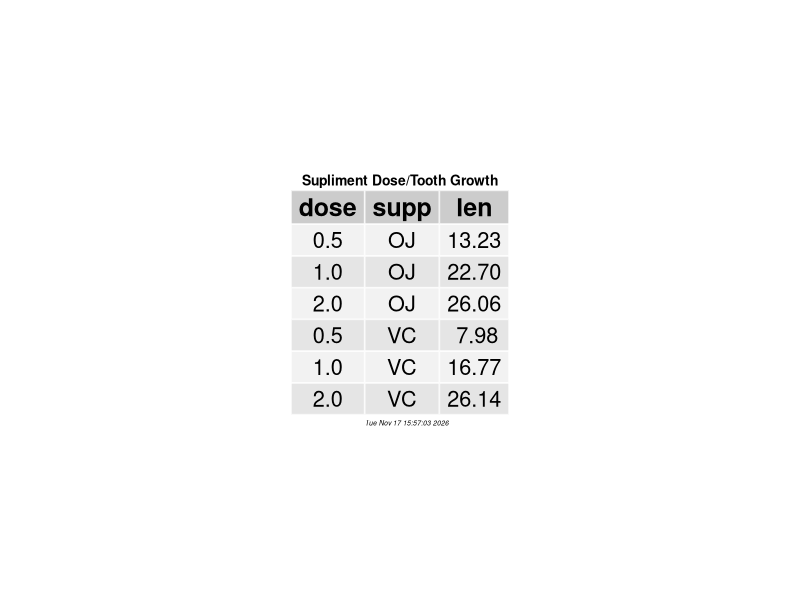
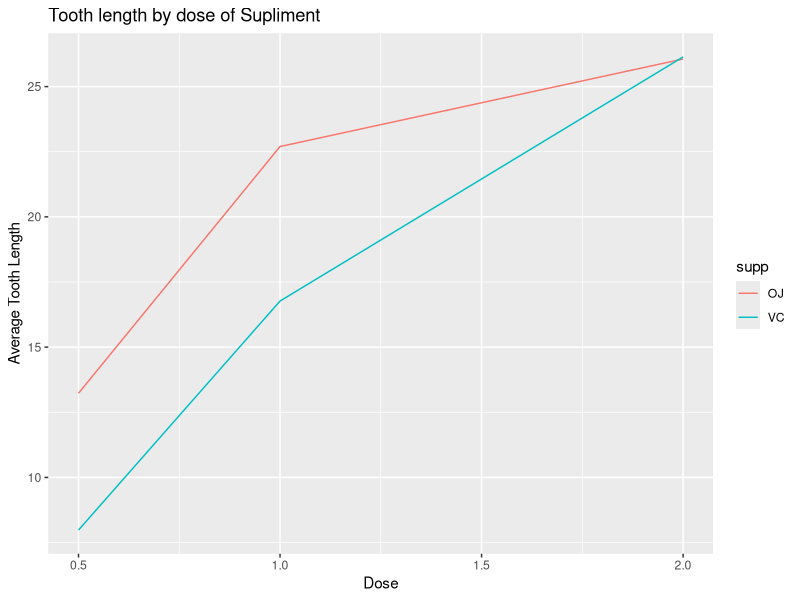

Recreate these plots in R, in order. (Note: this script raises an error after producing the figures.)
## ---- chunk 1
suppressWarnings(suppressMessages(library(knitr)))
## ---- chunk 2
suppressWarnings(suppressMessages(library(ggplot2)))
suppressWarnings(suppressMessages(library(datasets)))
suppressWarnings(suppressMessages(library(gridExtra)))
suppressWarnings(suppressMessages(library(grid)))
suppressWarnings(suppressMessages(library(gtable)))

## ---- chunk 3
data(ToothGrowth)
toothGrowth <- ToothGrowth 
toothGrowth$dose <- as.numeric(toothGrowth$dose) # convert to factor
toothGrowth$len <- as.numeric(toothGrowth$len)
## ---- chunk 4
str(toothGrowth)
summary(toothGrowth)
head(toothGrowth)
## ---- chunk 5
ATG <- aggregate(len~dose+supp,toothGrowth,mean)

  mytheme <- gridExtra::ttheme_default(
      core = list(fg_params=list(cex = 1.3)),
      colhead = list(fg_params=list(cex = 1.5)),
      rowhead = list(fg_params=list(cex = .5)))
  
  table <- gridExtra::tableGrob(ATG, theme = mytheme,rows = NULL)
  title <- textGrob("Supliment Dose/Tooth Growth",gp=gpar(fontsize=10,fontface="bold"))

  footnote <- textGrob(date() , x=0, hjust=0,
                       gp=gpar( fontface="italic",fontsize=5),just = 0)
  padding <- unit(.5,"line")
  table <- gtable_add_rows(table, 
                           heights = grobHeight(title) + padding,
                           pos = 0)
  table <- gtable_add_rows(table, 
                           heights = grobHeight(footnote)+padding)

  
  table <- gtable_add_grob(table, list(title,footnote),
                           t=c(1, nrow(table)), l=c(1,2), 
                           r=ncol(table))


  grid.newpage()
  grid.draw(table)
## ---- chunk 6
ggplot(ATG, aes(x=dose,y=len,colour=supp),size=2) +
    geom_line() +
    ggtitle("Tooth length by dose of Supliment")+
    xlab("Dose")+
    ylab("Average Tooth Length")      
## ---- chunk 7
test1 <- t.test(len~supp, paired=F, var.equal=T, data=ToothGrowth[which(ToothGrowth$dose==.5),])
test2 <- t.test(len~supp, paired=F, var.equal=F, data=ToothGrowth[which(ToothGrowth$dose==.5),])


result <- data.frame("conf"=c(attr(test1$conf,"conf.level"),attr(test2$conf,"conf.level")),
                     "p_value"=c(test1$p.value, test2$p.value),
                     "conf_low"=c(test1$conf[1],test2$conf[1]),
                     "conf_high"=c(test1$conf[2],test2$conf[2]),
                      row.names=c("Equal Var","Unequal Var"))
plow <- min(result$p_value)
phigh <- max(result$p_value) 

## ---- chunk 8
  mytheme <- gridExtra::ttheme_default(
      core = list(fg_params=list(cex = .8)),
      colhead = list(fg_params=list(cex = .8)),
      rowhead = list(fg_params=list(cex = .8)))
  
  table <- gridExtra::tableGrob(result, theme = mytheme)
  title <- textGrob("T Confidence Tests",gp=gpar(fontsize=20))

  footnote <- textGrob("Paired does not make sense in this test as the guinea pigs are supposedly different. ", x=0, hjust=0,
                       gp=gpar( fontface="italic",fontsize=8))
  padding <- unit(1,"line")
  table <- gtable_add_rows(table, 
                           heights = grobHeight(title) + padding,
                           pos = 0)
  table <- gtable_add_rows(table, 
                           heights = grobHeight(footnote)+padding)
  
  table <- gtable_add_grob(table, list(title,footnote),
                           t=c(1, nrow(table)), l=c(1,2), 
                           r=ncol(table))

  grid.newpage()
  grid.draw(table)
